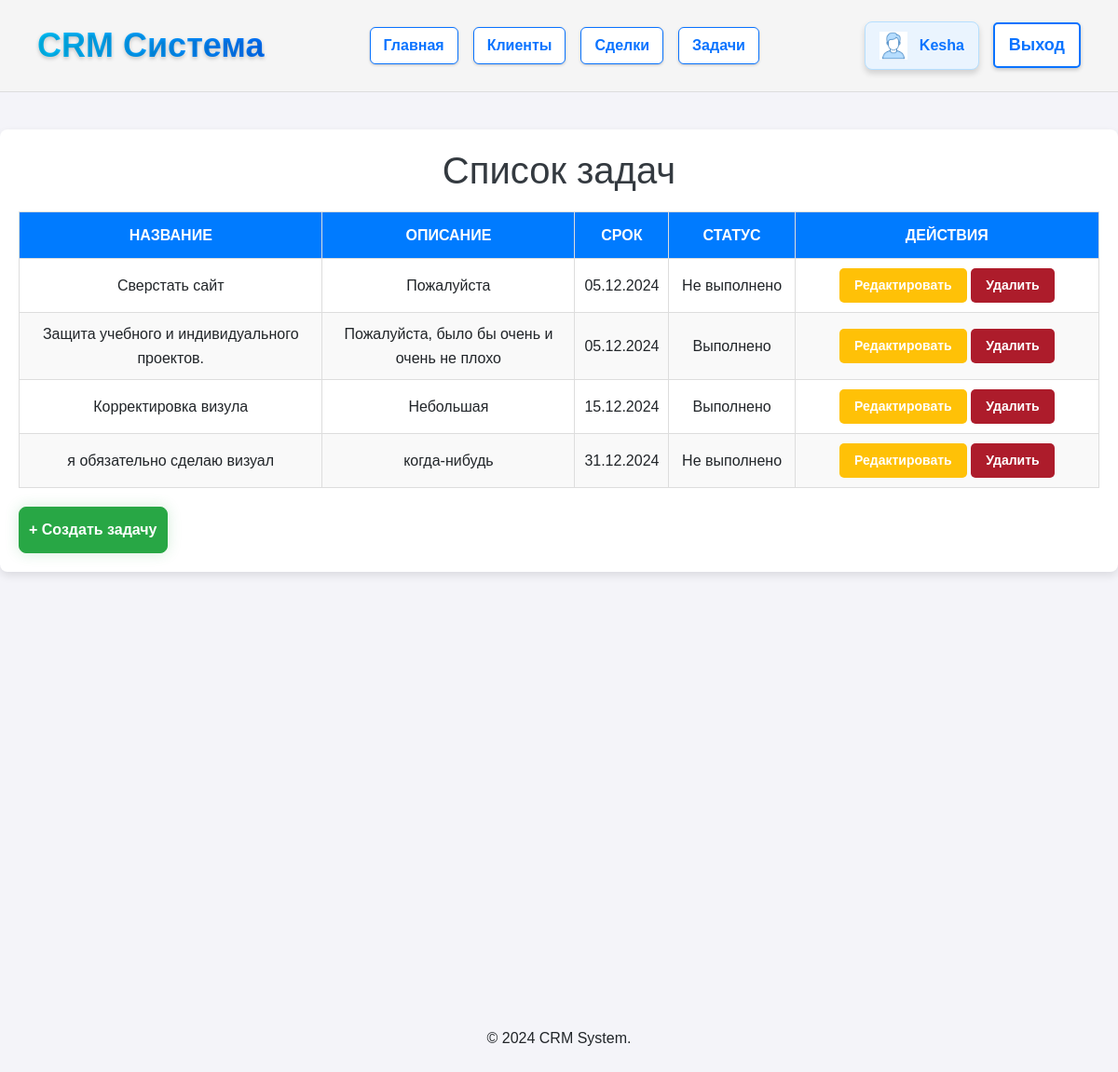
The app's page /task/ (signed in), older data.
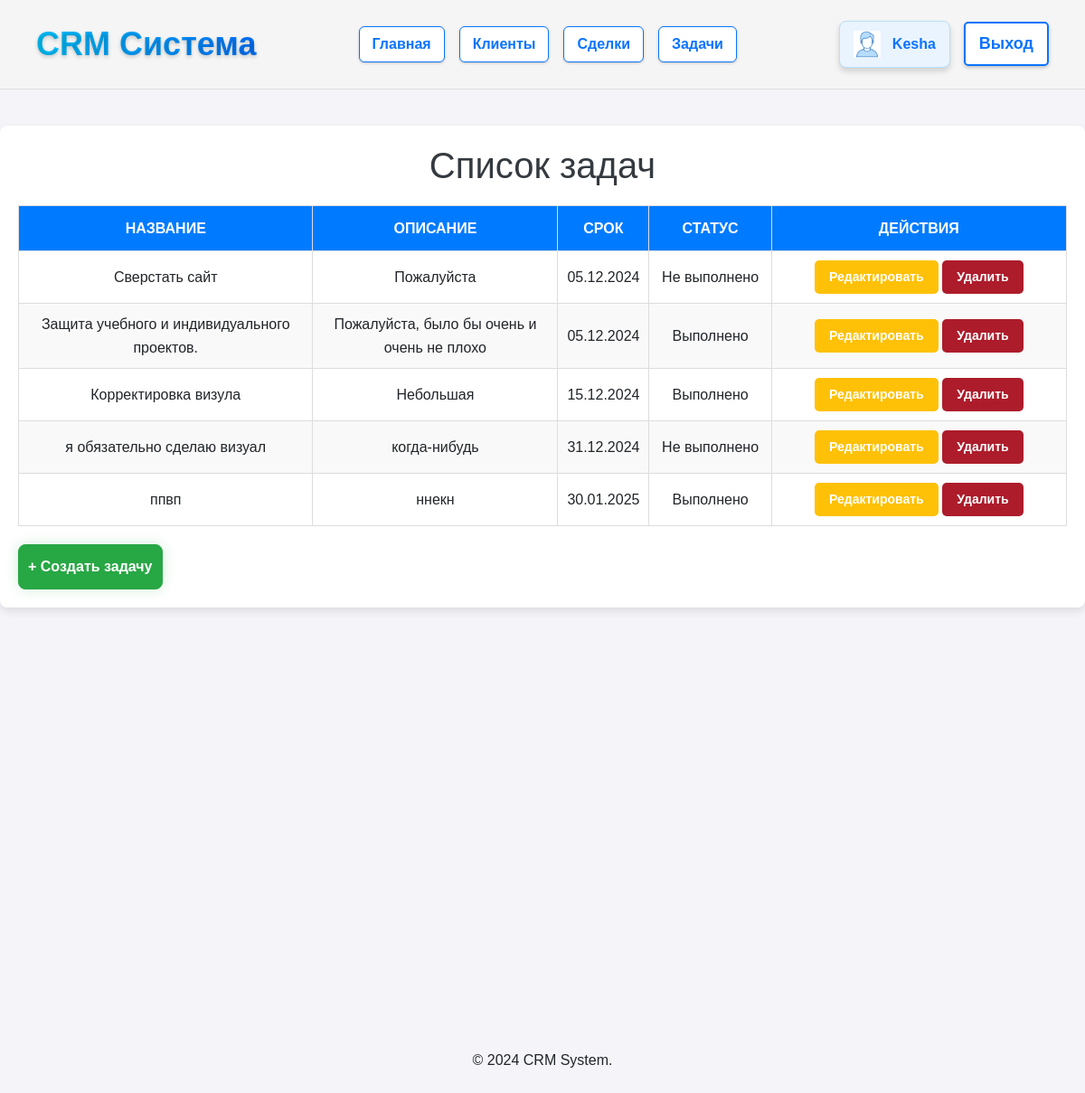
The same page, newer data.
### crm/models.py (models this page shows, shortened)
class Task(models.Model):
    title = models.CharField(default="", max_length=200, verbose_name="Название задачи")
    description = models.TextField(default="", blank=True, verbose_name="Описание")
    deadline = models.DateField( verbose_name="Срок выполнения")
    is_completed = models.BooleanField( verbose_name="Выполнена")

### crm/views.py (the view)
# urls.py: path('task/', views.task, name='task'),
def task(request):
    task = Task.objects.all()
    return render(request, 'crm/task.html', {'task': task})

### crm/templates/crm/task.html (shortened to what this page needs)
{% extends 'crm/base.html' %}
{% block content %}
<!DOCTYPE html>
<html lang="en">
<head>
</head>
<body>    <div class="container">
        <h1>Список задач</h1>
        <table>
            <thead>
                <tr>
                    <th>Название</th>
                    <th>Описание</th>
                    <th>Срок</th>
                    <th>Статус</th>
                    <th>Действия</th>
                </tr>
            </thead>
            <tbody>
                {% for task in task %}
                <tr>
                    <td>{{ task.title }}</td>
                    <td>{{ task.description }}</td>
                    <td>{{ task.deadline|date:"d.m.Y" }}</td>
                    <td>
                        {% if task.is_completed %}
                        Выполнено
                        {% else %}
                        Не выполнено
                        {% endif %}
                    </td>
                    <td>
                        <a href="{% url 'edit_task' task.id %}" class="btn btn-warning btn-sm">Редактировать</a>
                        <a href="{% url 'delete_task' task.id %}" onclick="return confirm('Вы уверены?');" class="btn btn-danger btn-sm">Удалить</a>
                    </td>
                </tr>
                {% empty %}
                <tr>
                    <td colspan="5" class="no-tasks">Нет задач</td>
                </tr>
                {% endfor %}
            </tbody>
        </table>
        <a href="{% url 'add_task' %}" class="btn btn-success mt-3">+ Создать задачу</a>
    </div>
</body>
</html>
{% endblock %}

Row changes from the older to the newer data that the page shows:
added Task: title "ппвп", description "ннекн", deadline "30.01.2025", is_completed "Выполнено"
